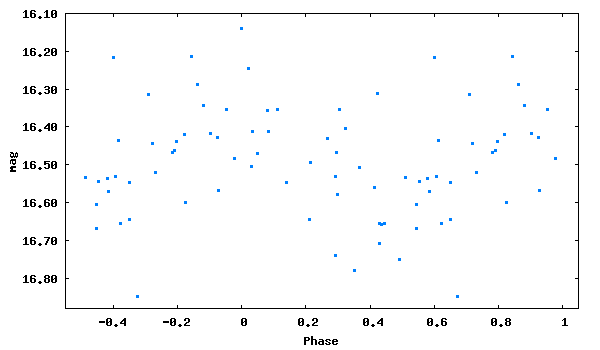

The script that saved this image:
set term png size 600,350 medium
set colors classic
set output 'phase_lc_20.png'
set xlabel 'Phase'
set ylabel 'mag'
#set title 'JDmax = 2446709.42200 + 0.2637202 x E'
set format y '%5.2f'
plot [-0.55:1.05][16.88:16.10] "phase_lc_20.dat" linecolor 3 pointtype 5 pointsize 0.3 title ""
